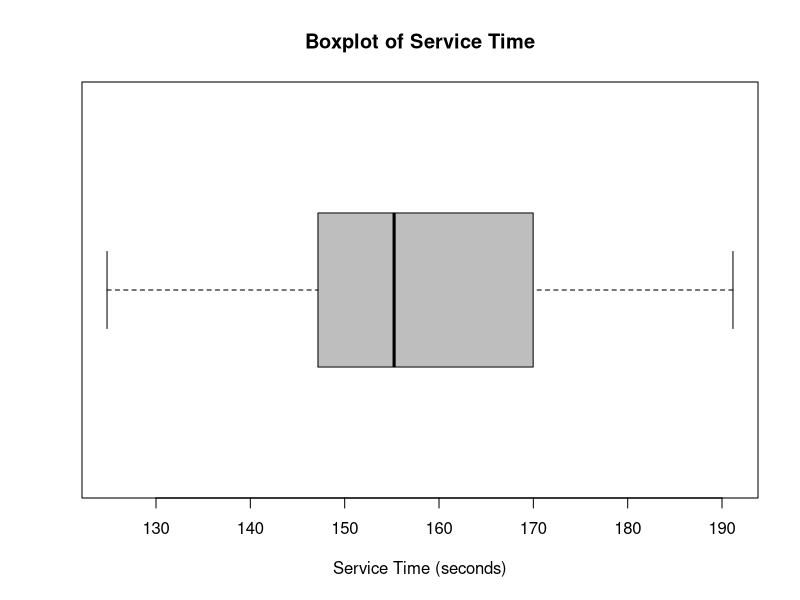
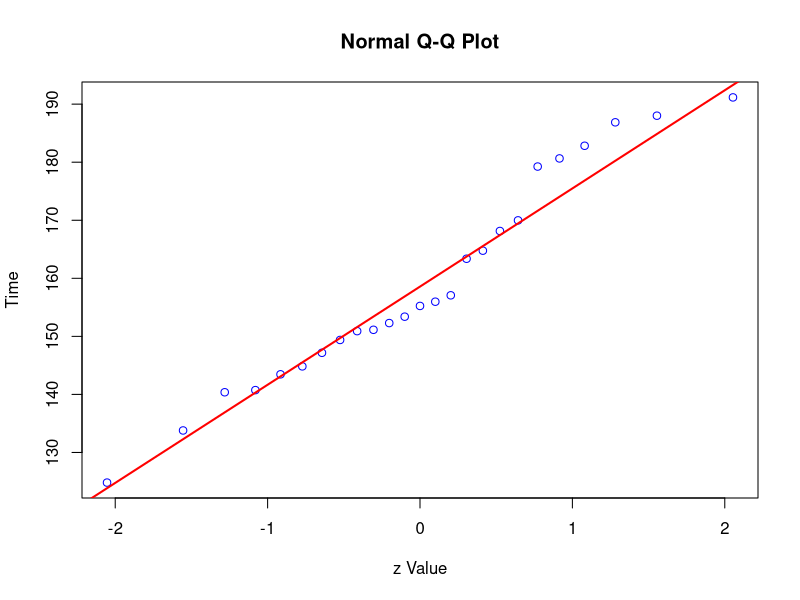

Write R code to recreate these figures, in order.
##############################

##### working directory  #####

##############################
getwd()
setwd('/media/sf_vm_shared_folder/S-SB-Day1n2/R')
getwd()

## import data
Mcdonalds = read.csv("McDonalds.csv")

attach(Mcdonalds)

## point estimate for population mean
mean(Time)

## 95% confidence interval 
t.test(Time)


#############################################


## 99% confidence interval
t.test(Time, conf.level=0.99)

## 100% confidence interval
t.test(Time, conf.level=1)

## t test
t.test(Time, mu=174.22)

## visualise the sample data
boxplot(Time, horizontal=TRUE, col="grey",
        main="Boxplot of Service Time",
        xlab="Service Time (seconds)")

## one-tail t test
t.test(Time, alternative="less", mu=174.22)

## evaluate normality
qqnorm(Time, col="blue", xlab="z Value", 
       ylab="Time")
qqline(Time, col="red", lwd=2)

detach(Mcdonalds)
